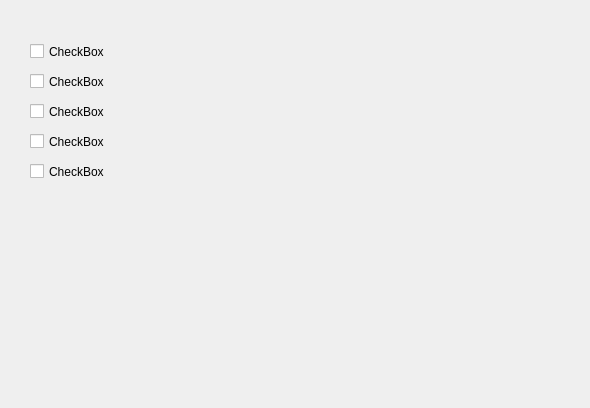
<?xml version="1.0" encoding="UTF-8"?>
<ui version="4.0">
 <class>Form</class>
 <widget class="QWidget" name="Form">
  <property name="geometry">
   <rect>
    <x>0</x>
    <y>0</y>
    <width>590</width>
    <height>408</height>
   </rect>
  </property>
  <property name="windowTitle">
   <string>Form</string>
  </property>
  <widget class="QCheckBox" name="checkBox">
   <property name="geometry">
    <rect>
     <x>30</x>
     <y>40</y>
     <width>92</width>
     <height>23</height>
    </rect>
   </property>
   <property name="text">
    <string>CheckBox</string>
   </property>
  </widget>
  <widget class="QCheckBox" name="checkBox_2">
   <property name="geometry">
    <rect>
     <x>30</x>
     <y>100</y>
     <width>92</width>
     <height>23</height>
    </rect>
   </property>
   <property name="text">
    <string>CheckBox</string>
   </property>
  </widget>
  <widget class="QCheckBox" name="checkBox_3">
   <property name="geometry">
    <rect>
     <x>30</x>
     <y>70</y>
     <width>92</width>
     <height>23</height>
    </rect>
   </property>
   <property name="text">
    <string>CheckBox</string>
   </property>
  </widget>
  <widget class="QCheckBox" name="checkBox_4">
   <property name="geometry">
    <rect>
     <x>30</x>
     <y>130</y>
     <width>92</width>
     <height>23</height>
    </rect>
   </property>
   <property name="text">
    <string>CheckBox</string>
   </property>
  </widget>
  <widget class="QCheckBox" name="checkBox_5">
   <property name="geometry">
    <rect>
     <x>30</x>
     <y>160</y>
     <width>92</width>
     <height>23</height>
    </rect>
   </property>
   <property name="text">
    <string>CheckBox</string>
   </property>
  </widget>
 </widget>
 <resources/>
 <connections/>
</ui>
